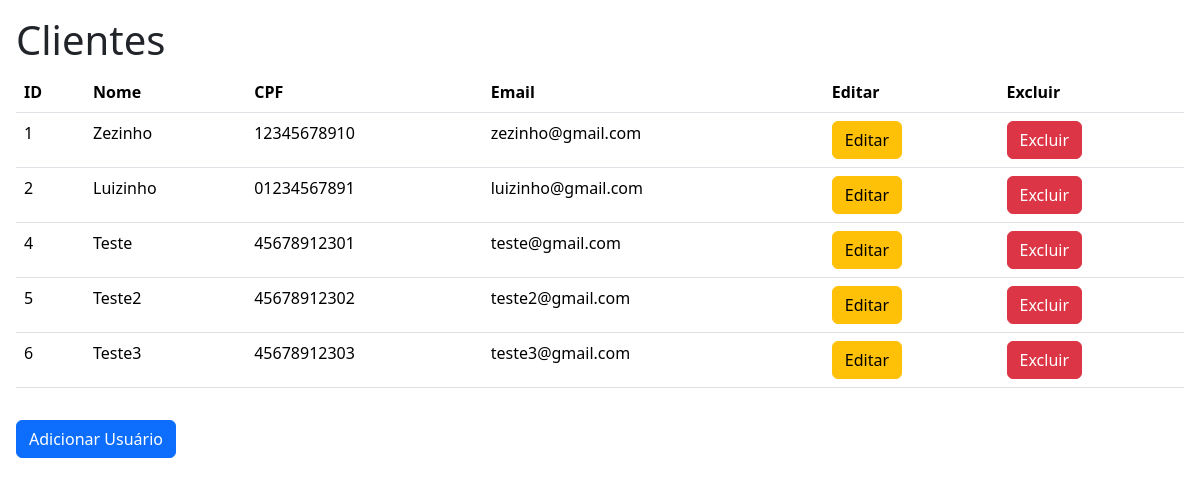
The page / on the database its author committed.
### tables this page shows
CREATE TABLE `clientes` (
  `id` int(11) NOT NULL,
  `nome` varchar(200) NOT NULL,
  `cpf` varchar(11) NOT NULL,
  `email` varchar(200) NOT NULL
);

### controllers/ClienteController.php (called while the page is built, shortened)
<?php
require_once "models/Database.php";
require_once "models/Cliente.php";
class ClienteController {
    private $clienteModel;
    public function __construct() {
        $this->clienteModel = new Cliente();
    }
    public function listar() {
        $relacaoClientes = $this->clienteModel->recoveryAll();
        require_once "views/listar.php";
    }
}

### models/Cliente.php (called while the page is built, shortened)
<?php
require_once "models/Database.php";
class Cliente {
    private $conexao;
    public function __construct() {
        $database = new Database('localhost', 'dbsistema', 'root', '');
        $this->conexao = $database->getConnection();
    }
    public function recoveryAll() {
        $comandoSQL = "select * from clientes";
        $acesso = $this->conexao->prepare($comandoSQL);
        $acesso->execute();
        return $acesso;
    }
}

### models/Database.php (called while the page is built, shortened)
<?php
class Database {
    private $host = 'localhost';
    private $db_name = 'banco_sistema';
    private $username = 'root';
    private $password = 'root';
    public function __construct($servidor, $nomeBanco, $usuario, $senha) {
        $this->host = $servidor;
        $this->db_name = $nomeBanco;
        $this->username = $usuario;
        $this->password = $senha;
    }
    public function getConnection() {
        $this->DBConn = null;
        try {
            $this->DBConn = new PDO("mysql:host=".$this->host.";dbname=".$this->db_name, $this->username, $this->password);
            $this->DBConn->exec('set names utf8');
        }
        catch (PDOException $erro) {
            echo "Erro de Conexão com o banco de dados: ".$erro->getMessage();
        }
        return $this->DBConn;
    }
}

### views/listar.php (the view, shortened to what this page needs)
<!DOCTYPE html>
<html lang="pt-BR">
<head>
    <link href="https://cdn.jsdelivr.net/npm/bootstrap@5.3.8/dist/css/bootstrap.min.css" rel="stylesheet">
</head>
<body>
    <div class="m-3">
        <h1>Clientes</h1>
        <table class="table">
            <thead>
                <tr>
                    <th>ID</th>
                    <th>Nome</th>
                    <th>CPF</th>
                    <th>Email</th>
                    <th>Editar</th>
                    <th>Excluir</th>
                </tr>
            </thead>
            <tbody>
                <?php while($cliente = $relacaoClientes->fetch(PDO::FETCH_ASSOC)): ?>
                <tr>
                    <td><?php echo $cliente['id']; ?></td>
                    <td><?php echo $cliente['nome']; ?></td>
                    <td><?php echo $cliente['cpf']; ?></td>
                    <td><?php echo $cliente['email']; ?></td>
                    <td><a class="btn btn-warning" href="index.php?controller=cliente&action=alterar&id=<?php echo $cliente['id'] ?>">Editar</a></td>
                    <td><a class="btn btn-danger" href="index.php?controller=cliente&action=delete&id=<?php echo $cliente['id'] ?>"
                           onclick="return confirm('Tem certeza que deseja excluir este usuário? A ação não pode ser desfeita.');">Excluir</a></td>
                </tr>
                <?php endwhile; ?>
            </tbody>
        </table>
        <a class="btn btn-primary mt-3" href="index.php?controller=cliente&action=adicionar">Adicionar Usuário</a>
    </div>
</body>
</html>

### index.php (shortened to what this page needs)
<?php
require_once "controllers/ClienteController.php";
$controller = $_GET['controller'] ?? 'cliente';
$action = $_GET['action'] ?? 'listar';
if ($controller == 'cliente') {
    $clienteController = new ClienteController();
    switch ($action) {
        case 'listar':
            $clienteController->listar();
            break;
    }
}

### rows shown on the page
clientes: id "1", nome "Zezinho", cpf "12345678910", email "zezinho@gmail.com"
clientes: id "2", nome "Luizinho", cpf "01234567891", email "luizinho@gmail.com"
clientes: id "4", nome "Teste", cpf "45678912301", email "teste@gmail.com"
clientes: id "5", nome "Teste2", cpf "45678912302", email "teste2@gmail.com"
clientes: id "6", nome "Teste3", cpf "45678912303", email "teste3@gmail.com"
